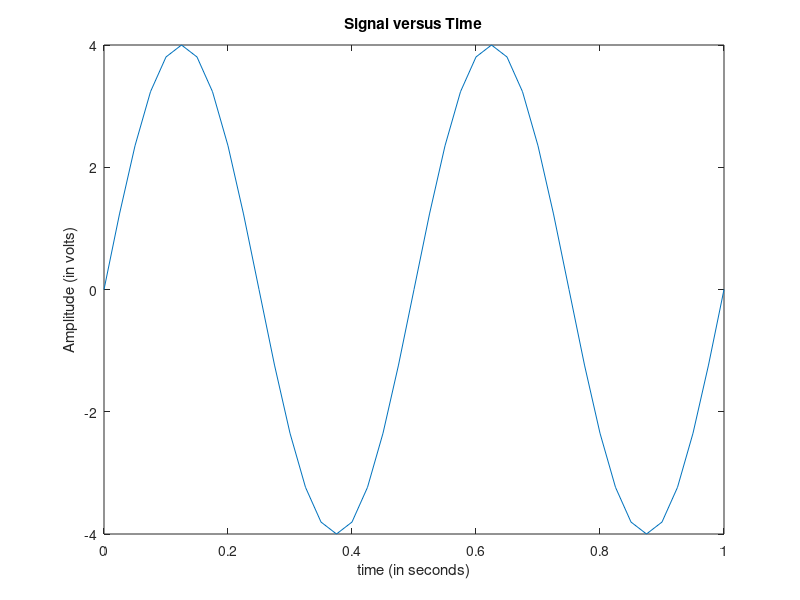
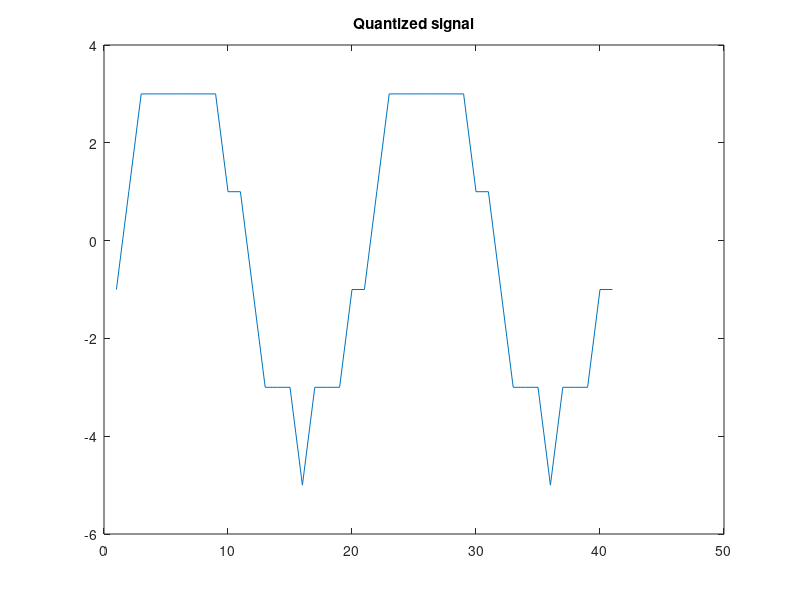
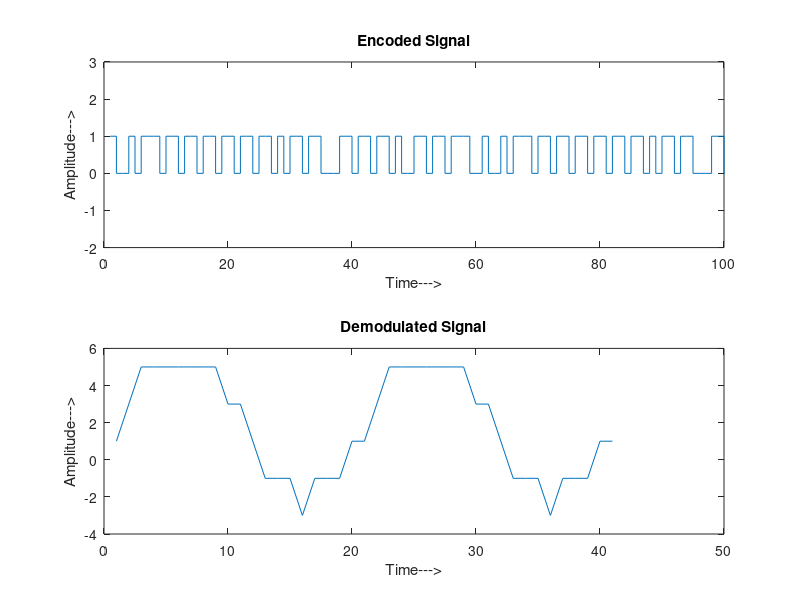

Write the MATLAB code that produced these figures, in order.
%Signal Generation and Sampling 
f=2; %max frequency
fs=20*f; %sampling rate
t=0:1/fs:1; %time
a=4; %Amplitude
s=a*sin(2*pi*f*t);

%Plot sinewave
figure;
plot(t,s); 
xlabel('time (in seconds)');
ylabel('Amplitude (in volts)');
title('Signal versus Time');
zoom xon;



 %Quantization
 n=3; 
 L=2^n; 
 vmax=8;
 vmin=-vmax;
 del=(vmax-vmin)/L;
 part=vmin:del:vmax;                   % level are between vmin and vmax with difference of del
 code=vmin-(del/2):del:vmax+(del/2);   % Contaion Quantized valuses 
 [ind,q]=quantiz(s,part,code);         % Quantization process
 
 figure
 plot(q)
 title('Quantized signal')
 
%  Encoding Process
figure
code=de2bi(ind,'left-msb');   % Cnvert the decimal to binary
%code=de2bi(ind);   % Cnvert the decimal to binary
k=1;
l1=length(ind);
l2=length(q);
for i=1:l1
    for j=1:n
        coded(k)=code(i,j);   % convert code matrix to a coded row vector
        j=j+1;
        k=k+1;
    end
    i=i+1;
end
 subplot(2,1,1); grid on;
 stairs(coded);               % Display the encoded signal
 axis([0 100 -2 3]);  title('Encoded Signal');
 ylabel('Amplitude--->');
 xlabel('Time--->');
 
 fprintf('Coded signal\n')
 coded
 
 %Demodulation Of PCM signal
 qunt=reshape(coded,n,length(coded)/n);
 index=bi2de(qunt','left-msb');                    % Getback the index in decimal form
 q=del*index+vmin+(del/2);                       % getback Quantized values
 subplot(2,1,2); grid on;
 plot(q);                                                        % Plot Demodulated signal
 title('Demodulated Signal');
 ylabel('Amplitude--->');
 xlabel('Time--->');
